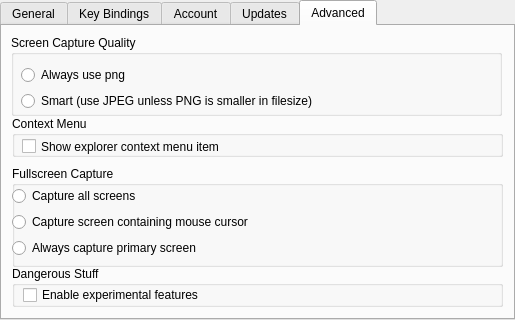
<?xml version="1.0" encoding="UTF-8"?>
<ui version="4.0">
 <class>configwindow</class>
 <widget class="QTabWidget" name="configwindow">
  <property name="geometry">
   <rect>
    <x>0</x>
    <y>0</y>
    <width>515</width>
    <height>320</height>
   </rect>
  </property>
  <property name="minimumSize">
   <size>
    <width>515</width>
    <height>320</height>
   </size>
  </property>
  <property name="maximumSize">
   <size>
    <width>515</width>
    <height>320</height>
   </size>
  </property>
  <property name="windowTitle">
   <string>TabWidget</string>
  </property>
  <property name="currentIndex">
   <number>4</number>
  </property>
  <widget class="QWidget" name="general">
   <attribute name="title">
    <string>General</string>
   </attribute>
   <widget class="QGroupBox" name="general_settings">
    <property name="geometry">
     <rect>
      <x>10</x>
      <y>10</y>
      <width>490</width>
      <height>51</height>
     </rect>
    </property>
    <property name="styleSheet">
     <string notr="true"/>
    </property>
    <property name="title">
     <string>General Settings</string>
    </property>
    <widget class="QCheckBox" name="start_on_startup">
     <property name="geometry">
      <rect>
       <x>20</x>
       <y>20</y>
       <width>211</width>
       <height>20</height>
      </rect>
     </property>
     <property name="text">
      <string>Start OpenPuush on startup</string>
     </property>
    </widget>
   </widget>
   <widget class="QGroupBox" name="on_successful_upload">
    <property name="geometry">
     <rect>
      <x>10</x>
      <y>70</y>
      <width>490</width>
      <height>90</height>
     </rect>
    </property>
    <property name="title">
     <string>On Successful upload</string>
    </property>
    <widget class="QCheckBox" name="play_notification_sound">
     <property name="geometry">
      <rect>
       <x>20</x>
       <y>20</y>
       <width>191</width>
       <height>20</height>
      </rect>
     </property>
     <property name="text">
      <string>Play a notification sound</string>
     </property>
    </widget>
    <widget class="QCheckBox" name="copy_link_to_clipboard">
     <property name="geometry">
      <rect>
       <x>20</x>
       <y>40</y>
       <width>171</width>
       <height>20</height>
      </rect>
     </property>
     <property name="text">
      <string>Copy link to clipboard</string>
     </property>
    </widget>
    <widget class="QCheckBox" name="open_link_in_browser">
     <property name="geometry">
      <rect>
       <x>20</x>
       <y>60</y>
       <width>161</width>
       <height>20</height>
      </rect>
     </property>
     <property name="text">
      <string>Open link in browser</string>
     </property>
    </widget>
    <widget class="QCheckBox" name="save_a_local_copy_of_image">
     <property name="geometry">
      <rect>
       <x>270</x>
       <y>20</y>
       <width>221</width>
       <height>20</height>
      </rect>
     </property>
     <property name="text">
      <string>Save a local copy of images</string>
     </property>
    </widget>
    <widget class="QLineEdit" name="path_to_local_copy">
     <property name="enabled">
      <bool>true</bool>
     </property>
     <property name="geometry">
      <rect>
       <x>270</x>
       <y>50</y>
       <width>161</width>
       <height>25</height>
      </rect>
     </property>
     <property name="readOnly">
      <bool>true</bool>
     </property>
    </widget>
    <widget class="QToolButton" name="browse_for_local_path">
     <property name="geometry">
      <rect>
       <x>440</x>
       <y>50</y>
       <width>26</width>
       <height>23</height>
      </rect>
     </property>
     <property name="text">
      <string>...</string>
     </property>
    </widget>
   </widget>
   <widget class="QGroupBox" name="tray_icon_behaviour">
    <property name="geometry">
     <rect>
      <x>10</x>
      <y>169</y>
      <width>490</width>
      <height>110</height>
     </rect>
    </property>
    <property name="title">
     <string>Tray Icon Behaviour</string>
    </property>
    <widget class="QLabel" name="on_double_click_label">
     <property name="geometry">
      <rect>
       <x>20</x>
       <y>20</y>
       <width>121</width>
       <height>16</height>
      </rect>
     </property>
     <property name="text">
      <string>On double-click...</string>
     </property>
    </widget>
    <widget class="QRadioButton" name="show_settings_dialog">
     <property name="geometry">
      <rect>
       <x>40</x>
       <y>40</y>
       <width>161</width>
       <height>20</height>
      </rect>
     </property>
     <property name="text">
      <string>Show settings dialog</string>
     </property>
    </widget>
    <widget class="QRadioButton" name="begin_screen_capture_mode">
     <property name="geometry">
      <rect>
       <x>40</x>
       <y>60</y>
       <width>211</width>
       <height>20</height>
      </rect>
     </property>
     <property name="text">
      <string>Begin screen capture mode</string>
     </property>
    </widget>
    <widget class="QRadioButton" name="open_upload_file_dialog">
     <property name="geometry">
      <rect>
       <x>40</x>
       <y>80</y>
       <width>181</width>
       <height>20</height>
      </rect>
     </property>
     <property name="text">
      <string>Open upload file dialog</string>
     </property>
    </widget>
   </widget>
  </widget>
  <widget class="QWidget" name="key_bindings">
   <attribute name="title">
    <string>Key Bindings</string>
   </attribute>
   <widget class="QGroupBox" name="keyboard_bindings">
    <property name="geometry">
     <rect>
      <x>8</x>
      <y>9</y>
      <width>491</width>
      <height>270</height>
     </rect>
    </property>
    <property name="title">
     <string>Keyboard Bindings</string>
    </property>
    <widget class="QPushButton" name="capture_fullscreen_button">
     <property name="geometry">
      <rect>
       <x>240</x>
       <y>30</y>
       <width>161</width>
       <height>27</height>
      </rect>
     </property>
     <property name="text">
      <string>Ctrl+Shift+3</string>
     </property>
    </widget>
    <widget class="QPushButton" name="capture_current_window_button">
     <property name="geometry">
      <rect>
       <x>240</x>
       <y>60</y>
       <width>161</width>
       <height>27</height>
      </rect>
     </property>
     <property name="text">
      <string>Ctrl+Shift+2</string>
     </property>
    </widget>
    <widget class="QPushButton" name="capture_area_button">
     <property name="geometry">
      <rect>
       <x>240</x>
       <y>90</y>
       <width>161</width>
       <height>27</height>
      </rect>
     </property>
     <property name="text">
      <string>Ctrl+Shift+4</string>
     </property>
    </widget>
    <widget class="QPushButton" name="upload_file_button">
     <property name="geometry">
      <rect>
       <x>240</x>
       <y>120</y>
       <width>161</width>
       <height>27</height>
      </rect>
     </property>
     <property name="text">
      <string>Ctrl+Shift+U</string>
     </property>
    </widget>
    <widget class="QPushButton" name="upload_clipboard_button">
     <property name="geometry">
      <rect>
       <x>240</x>
       <y>200</y>
       <width>161</width>
       <height>27</height>
      </rect>
     </property>
     <property name="text">
      <string>Ctrl+Shift+5</string>
     </property>
    </widget>
    <widget class="QPushButton" name="toggle_functionality_button">
     <property name="geometry">
      <rect>
       <x>240</x>
       <y>230</y>
       <width>161</width>
       <height>27</height>
      </rect>
     </property>
     <property name="text">
      <string>Ctrl+Alt+P</string>
     </property>
    </widget>
    <widget class="QLabel" name="capture_fullscreen_label">
     <property name="geometry">
      <rect>
       <x>90</x>
       <y>31</y>
       <width>141</width>
       <height>20</height>
      </rect>
     </property>
     <property name="text">
      <string>Capture full screen:</string>
     </property>
     <property name="alignment">
      <set>Qt::AlignRight|Qt::AlignTrailing|Qt::AlignVCenter</set>
     </property>
    </widget>
    <widget class="QLabel" name="capture_current_window_label">
     <property name="geometry">
      <rect>
       <x>30</x>
       <y>60</y>
       <width>201</width>
       <height>20</height>
      </rect>
     </property>
     <property name="text">
      <string>Capture current window:</string>
     </property>
     <property name="alignment">
      <set>Qt::AlignRight|Qt::AlignTrailing|Qt::AlignVCenter</set>
     </property>
    </widget>
    <widget class="QLabel" name="capture_area_label">
     <property name="geometry">
      <rect>
       <x>80</x>
       <y>90</y>
       <width>151</width>
       <height>20</height>
      </rect>
     </property>
     <property name="text">
      <string>Capture area:</string>
     </property>
     <property name="alignment">
      <set>Qt::AlignRight|Qt::AlignTrailing|Qt::AlignVCenter</set>
     </property>
    </widget>
    <widget class="QLabel" name="upload_file_label">
     <property name="geometry">
      <rect>
       <x>130</x>
       <y>120</y>
       <width>101</width>
       <height>20</height>
      </rect>
     </property>
     <property name="text">
      <string>Upload file:</string>
     </property>
     <property name="alignment">
      <set>Qt::AlignRight|Qt::AlignTrailing|Qt::AlignVCenter</set>
     </property>
    </widget>
    <widget class="QLabel" name="use_shortcut_tip_label">
     <property name="geometry">
      <rect>
       <x>50</x>
       <y>160</y>
       <width>351</width>
       <height>31</height>
      </rect>
     </property>
     <property name="text">
      <string>Use this shortcut in Windows Explorer to quickly upload selected files.</string>
     </property>
     <property name="wordWrap">
      <bool>true</bool>
     </property>
     <property name="openExternalLinks">
      <bool>false</bool>
     </property>
    </widget>
    <widget class="QLabel" name="upload_clipboard_label">
     <property name="geometry">
      <rect>
       <x>100</x>
       <y>200</y>
       <width>131</width>
       <height>20</height>
      </rect>
     </property>
     <property name="text">
      <string>Upload clipboard:</string>
     </property>
     <property name="alignment">
      <set>Qt::AlignRight|Qt::AlignTrailing|Qt::AlignVCenter</set>
     </property>
    </widget>
    <widget class="QLabel" name="toggle_functionality_label">
     <property name="geometry">
      <rect>
       <x>10</x>
       <y>230</y>
       <width>221</width>
       <height>20</height>
      </rect>
     </property>
     <property name="text">
      <string>Toggle OpenPuush functionality:</string>
     </property>
     <property name="alignment">
      <set>Qt::AlignRight|Qt::AlignTrailing|Qt::AlignVCenter</set>
     </property>
    </widget>
   </widget>
  </widget>
  <widget class="QWidget" name="account">
   <attribute name="title">
    <string>Account</string>
   </attribute>
   <widget class="QGroupBox" name="account_details">
    <property name="geometry">
     <rect>
      <x>10</x>
      <y>10</y>
      <width>491</width>
      <height>271</height>
     </rect>
    </property>
    <property name="title">
     <string>Account Details</string>
    </property>
    <widget class="QWidget" name="gridLayoutWidget">
     <property name="geometry">
      <rect>
       <x>60</x>
       <y>60</y>
       <width>361</width>
       <height>92</height>
      </rect>
     </property>
     <layout class="QGridLayout" name="gridLayout">
      <item row="1" column="0">
       <widget class="QLabel" name="used_label">
        <property name="text">
         <string>Used:</string>
        </property>
        <property name="alignment">
         <set>Qt::AlignRight|Qt::AlignTrailing|Qt::AlignVCenter</set>
        </property>
       </widget>
      </item>
      <item row="0" column="0">
       <widget class="QLabel" name="logged_in_as_label">
        <property name="text">
         <string>Logged in as:</string>
        </property>
        <property name="alignment">
         <set>Qt::AlignRight|Qt::AlignTrailing|Qt::AlignVCenter</set>
        </property>
       </widget>
      </item>
      <item row="0" column="1">
       <widget class="QLabel" name="username_label">
        <property name="text">
         <string>hmbl9r@gmail.com</string>
        </property>
       </widget>
      </item>
      <item row="2" column="0">
       <widget class="QPushButton" name="go_to_dropbox_button">
        <property name="text">
         <string>Go to Dropbox</string>
        </property>
       </widget>
      </item>
      <item row="2" column="1">
       <widget class="QPushButton" name="logout_button">
        <property name="text">
         <string>Logout</string>
        </property>
       </widget>
      </item>
      <item row="1" column="1">
       <widget class="QLabel" name="used_info_label">
        <property name="text">
         <string>10%</string>
        </property>
       </widget>
      </item>
     </layout>
    </widget>
   </widget>
  </widget>
  <widget class="QWidget" name="updates">
   <attribute name="title">
    <string>Updates</string>
   </attribute>
   <widget class="QGroupBox" name="update_management">
    <property name="geometry">
     <rect>
      <x>9</x>
      <y>9</y>
      <width>491</width>
      <height>271</height>
     </rect>
    </property>
    <property name="title">
     <string>Update Management</string>
    </property>
    <widget class="QWidget" name="horizontalLayoutWidget">
     <property name="geometry">
      <rect>
       <x>30</x>
       <y>40</y>
       <width>421</width>
       <height>51</height>
      </rect>
     </property>
     <layout class="QHBoxLayout" name="update_management_layout">
      <item>
       <widget class="QLabel" name="last_checked_date">
        <property name="text">
         <string>Last checked:</string>
        </property>
        <property name="alignment">
         <set>Qt::AlignRight|Qt::AlignTrailing|Qt::AlignVCenter</set>
        </property>
       </widget>
      </item>
      <item>
       <widget class="QLabel" name="last_checked_label">
        <property name="text">
         <string>8/13/2012 5:06:48 PM</string>
        </property>
       </widget>
      </item>
      <item>
       <widget class="QPushButton" name="check_for_updates_button">
        <property name="text">
         <string>Check for updates</string>
        </property>
       </widget>
      </item>
     </layout>
    </widget>
   </widget>
  </widget>
  <widget class="QWidget" name="advanced">
   <attribute name="title">
    <string>Advanced</string>
   </attribute>
   <widget class="QGroupBox" name="screen_capture_quality">
    <property name="geometry">
     <rect>
      <x>9</x>
      <y>9</y>
      <width>491</width>
      <height>81</height>
     </rect>
    </property>
    <property name="title">
     <string>Screen Capture Quality</string>
    </property>
    <widget class="QWidget" name="verticalLayoutWidget">
     <property name="geometry">
      <rect>
       <x>10</x>
       <y>30</y>
       <width>481</width>
       <height>48</height>
      </rect>
     </property>
     <layout class="QVBoxLayout" name="screen_capture_quality_layout">
      <item>
       <widget class="QRadioButton" name="no_compression">
        <property name="text">
         <string>Always use png</string>
        </property>
       </widget>
      </item>
      <item>
       <widget class="QRadioButton" name="smart_compression">
        <property name="text">
         <string>Smart (use JPEG unless PNG is smaller in filesize)</string>
        </property>
       </widget>
      </item>
     </layout>
    </widget>
   </widget>
   <widget class="QGroupBox" name="context_menu">
    <property name="geometry">
     <rect>
      <x>10</x>
      <y>90</y>
      <width>491</width>
      <height>41</height>
     </rect>
    </property>
    <property name="title">
     <string>Context Menu</string>
    </property>
    <widget class="QCheckBox" name="show_context_menu">
     <property name="geometry">
      <rect>
       <x>10</x>
       <y>20</y>
       <width>481</width>
       <height>21</height>
      </rect>
     </property>
     <property name="text">
      <string>Show explorer context menu item</string>
     </property>
    </widget>
   </widget>
   <widget class="QGroupBox" name="fullscreen_capture">
    <property name="geometry">
     <rect>
      <x>10</x>
      <y>140</y>
      <width>491</width>
      <height>101</height>
     </rect>
    </property>
    <property name="title">
     <string>Fullscreen Capture</string>
    </property>
    <widget class="QWidget" name="verticalLayoutWidget_2">
     <property name="geometry">
      <rect>
       <x>0</x>
       <y>20</y>
       <width>481</width>
       <height>74</height>
      </rect>
     </property>
     <layout class="QVBoxLayout" name="fullscreen_capture_layout">
      <item>
       <widget class="QRadioButton" name="capture_all_screens">
        <property name="text">
         <string>Capture all screens</string>
        </property>
       </widget>
      </item>
      <item>
       <widget class="QRadioButton" name="capture_primary_screen">
        <property name="text">
         <string>Capture screen containing mouse cursor</string>
        </property>
       </widget>
      </item>
      <item>
       <widget class="QRadioButton" name="capture_screen_with_cursor">
        <property name="text">
         <string>Always capture primary screen</string>
        </property>
       </widget>
      </item>
     </layout>
    </widget>
   </widget>
   <widget class="QGroupBox" name="dangerous_stuff">
    <property name="geometry">
     <rect>
      <x>10</x>
      <y>240</y>
      <width>491</width>
      <height>41</height>
     </rect>
    </property>
    <property name="title">
     <string>Dangerous Stuff</string>
    </property>
    <widget class="QCheckBox" name="enable_experimental_features">
     <property name="geometry">
      <rect>
       <x>11</x>
       <y>19</y>
       <width>217</width>
       <height>20</height>
      </rect>
     </property>
     <property name="text">
      <string>Enable experimental features</string>
     </property>
    </widget>
   </widget>
  </widget>
 </widget>
 <resources/>
 <connections/>
</ui>
